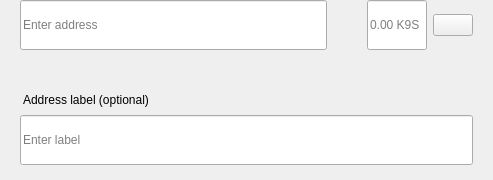
<?xml version="1.0" encoding="UTF-8"?>
<ui version="4.0">
 <class>SendMultiRow</class>
 <widget class="QWidget" name="SendMultiRow">
  <property name="geometry">
   <rect>
    <x>0</x>
    <y>0</y>
    <width>493</width>
    <height>180</height>
   </rect>
  </property>
  <property name="minimumSize">
   <size>
    <width>0</width>
    <height>0</height>
   </size>
  </property>
  <property name="maximumSize">
   <size>
    <width>16777215</width>
    <height>16777215</height>
   </size>
  </property>
  <property name="windowTitle">
   <string>Form</string>
  </property>
  <layout class="QVBoxLayout" name="verticalLayout_3">
   <property name="spacing">
    <number>0</number>
   </property>
   <property name="leftMargin">
    <number>0</number>
   </property>
   <property name="topMargin">
    <number>0</number>
   </property>
   <property name="rightMargin">
    <number>20</number>
   </property>
   <property name="bottomMargin">
    <number>5</number>
   </property>
   <item alignment="Qt::AlignTop">
    <widget class="QWidget" name="widget" native="true">
     <property name="sizePolicy">
      <sizepolicy hsizetype="Expanding" vsizetype="Maximum">
       <horstretch>0</horstretch>
       <verstretch>0</verstretch>
      </sizepolicy>
     </property>
     <property name="minimumSize">
      <size>
       <width>0</width>
       <height>60</height>
      </size>
     </property>
     <property name="maximumSize">
      <size>
       <width>16777215</width>
       <height>85</height>
      </size>
     </property>
     <layout class="QHBoxLayout" name="horizontalLayout" stretch="6,0,2">
      <property name="spacing">
       <number>0</number>
      </property>
      <property name="leftMargin">
       <number>8</number>
      </property>
      <property name="topMargin">
       <number>0</number>
      </property>
      <property name="rightMargin">
       <number>0</number>
      </property>
      <property name="bottomMargin">
       <number>0</number>
      </property>
      <item alignment="Qt::AlignTop">
       <widget class="QStackedWidget" name="stackedAddress">
        <property name="minimumSize">
         <size>
          <width>0</width>
          <height>50</height>
         </size>
        </property>
        <property name="maximumSize">
         <size>
          <width>16777215</width>
          <height>50</height>
         </size>
        </property>
        <widget class="QWidget" name="page_4">
         <property name="sizePolicy">
          <sizepolicy hsizetype="Expanding" vsizetype="Preferred">
           <horstretch>0</horstretch>
           <verstretch>0</verstretch>
          </sizepolicy>
         </property>
         <property name="minimumSize">
          <size>
           <width>0</width>
           <height>50</height>
          </size>
         </property>
         <property name="maximumSize">
          <size>
           <width>16777215</width>
           <height>55</height>
          </size>
         </property>
         <layout class="QVBoxLayout" name="verticalLayout_7">
          <property name="spacing">
           <number>0</number>
          </property>
          <property name="leftMargin">
           <number>12</number>
          </property>
          <property name="topMargin">
           <number>0</number>
          </property>
          <property name="rightMargin">
           <number>0</number>
          </property>
          <property name="bottomMargin">
           <number>0</number>
          </property>
          <item>
           <widget class="QLineEdit" name="lineEditAddress">
            <property name="minimumSize">
             <size>
              <width>0</width>
              <height>50</height>
             </size>
            </property>
            <property name="maximumSize">
             <size>
              <width>16777215</width>
              <height>50</height>
             </size>
            </property>
            <property name="placeholderText">
             <string>Enter address</string>
            </property>
           </widget>
          </item>
         </layout>
        </widget>
        <widget class="QWidget" name="page_3"/>
       </widget>
      </item>
      <item>
       <spacer name="horizontalSpacer_3">
        <property name="orientation">
         <enum>Qt::Horizontal</enum>
        </property>
        <property name="sizeType">
         <enum>QSizePolicy::Fixed</enum>
        </property>
        <property name="sizeHint" stdset="0">
         <size>
          <width>40</width>
          <height>20</height>
         </size>
        </property>
       </spacer>
      </item>
      <item>
       <layout class="QHBoxLayout" name="horizontalLayout_2">
        <property name="spacing">
         <number>6</number>
        </property>
        <item alignment="Qt::AlignTop">
         <widget class="QLineEdit" name="lineEditAmount">
          <property name="sizePolicy">
           <sizepolicy hsizetype="Expanding" vsizetype="Preferred">
            <horstretch>0</horstretch>
            <verstretch>0</verstretch>
           </sizepolicy>
          </property>
          <property name="minimumSize">
           <size>
            <width>0</width>
            <height>50</height>
           </size>
          </property>
          <property name="maximumSize">
           <size>
            <width>16777215</width>
            <height>50</height>
           </size>
          </property>
          <property name="maxLength">
           <number>17</number>
          </property>
          <property name="alignment">
           <set>Qt::AlignLeading|Qt::AlignLeft|Qt::AlignVCenter</set>
          </property>
          <property name="placeholderText">
           <string notr="true">0.00 K9S</string>
          </property>
         </widget>
        </item>
        <item>
         <layout class="QVBoxLayout" name="verticalLayout">
          <property name="topMargin">
           <number>14</number>
          </property>
          <property name="bottomMargin">
           <number>0</number>
          </property>
          <item alignment="Qt::AlignTop">
           <widget class="QPushButton" name="btnMenu">
            <property name="minimumSize">
             <size>
              <width>0</width>
              <height>0</height>
             </size>
            </property>
            <property name="maximumSize">
             <size>
              <width>16777215</width>
              <height>16777215</height>
             </size>
            </property>
            <property name="focusPolicy">
             <enum>Qt::NoFocus</enum>
            </property>
            <property name="text">
             <string/>
            </property>
           </widget>
          </item>
         </layout>
        </item>
       </layout>
      </item>
     </layout>
    </widget>
   </item>
   <item>
    <widget class="QWidget" name="layoutLabel" native="true">
     <property name="minimumSize">
      <size>
       <width>0</width>
       <height>0</height>
      </size>
     </property>
     <property name="maximumSize">
      <size>
       <width>16777215</width>
       <height>16777215</height>
      </size>
     </property>
     <layout class="QVBoxLayout" name="verticalLayout_9">
      <property name="spacing">
       <number>6</number>
      </property>
      <property name="leftMargin">
       <number>20</number>
      </property>
      <property name="topMargin">
       <number>0</number>
      </property>
      <property name="rightMargin">
       <number>0</number>
      </property>
      <property name="bottomMargin">
       <number>10</number>
      </property>
      <item>
       <spacer name="verticalSpacer">
        <property name="orientation">
         <enum>Qt::Vertical</enum>
        </property>
        <property name="sizeType">
         <enum>QSizePolicy::Fixed</enum>
        </property>
        <property name="sizeHint" stdset="0">
         <size>
          <width>20</width>
          <height>20</height>
         </size>
        </property>
       </spacer>
      </item>
      <item>
       <widget class="QLabel" name="labelSubtitleDescription">
        <property name="styleSheet">
         <string notr="true">margin-bottom:2px;
margin-left:0.05px;
padding:0px;</string>
        </property>
        <property name="text">
         <string>Address label (optional)</string>
        </property>
       </widget>
      </item>
      <item>
       <widget class="QLineEdit" name="lineEditDescription">
        <property name="minimumSize">
         <size>
          <width>0</width>
          <height>50</height>
         </size>
        </property>
        <property name="maximumSize">
         <size>
          <width>16777215</width>
          <height>50</height>
         </size>
        </property>
        <property name="placeholderText">
         <string>Enter label</string>
        </property>
       </widget>
      </item>
     </layout>
    </widget>
   </item>
  </layout>
 </widget>
 <resources/>
 <connections/>
</ui>
